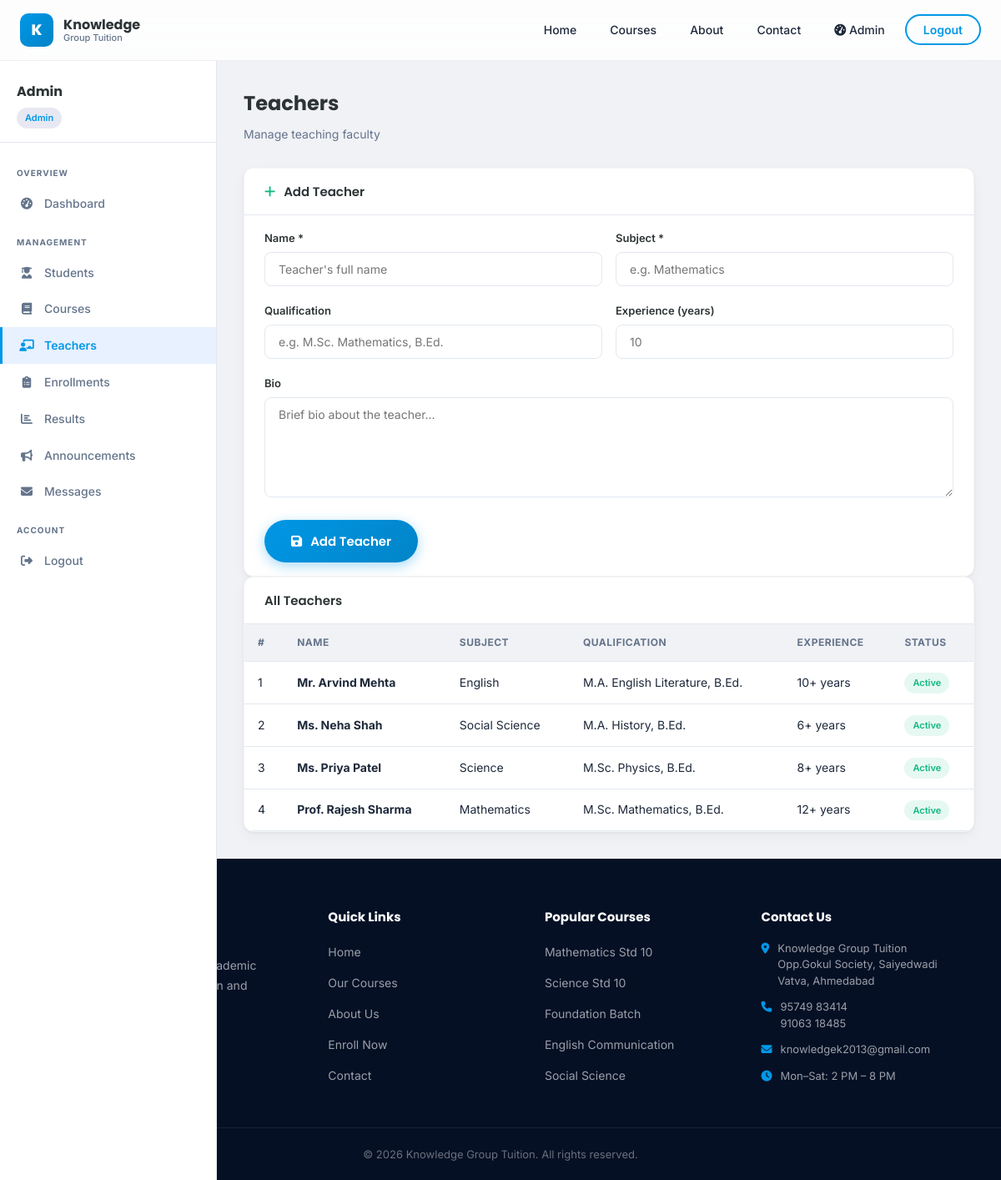
The page /admin/teachers (signed in) on the database its author committed.
### tables this page shows
CREATE TABLE teachers (
    id INTEGER PRIMARY KEY AUTOINCREMENT,
    name TEXT NOT NULL,
    subject TEXT,
    qualification TEXT,
    experience INTEGER DEFAULT 0,
    bio TEXT,
    photo TEXT,
    is_active INTEGER DEFAULT 1,
    created_at TIMESTAMP DEFAULT CURRENT_TIMESTAMP
);

### app.py (the view, shortened to what this page needs)
@app.route('/admin/teachers', methods=['GET', 'POST'])
@admin_required
def admin_teachers():
    db = get_db()
    cur = db.cursor()
    cur.execute("SELECT * FROM teachers ORDER BY name")
    teachers = cur.fetchall()
    return render_template('admin/teachers.html', teachers=teachers)

### app.py (called while the page is built)
def get_db():
    db = getattr(g, '_database', None)
    if db is None:
        db = g._database = sqlite3.connect(DATABASE)
        db.row_factory = sqlite3.Row
    return db

@app.teardown_appcontext
def close_connection(exception):
    db = getattr(g, '_database', None)
    if db is not None:
        db.close()

@app.context_processor
def inject_pending_requests():
    if 'user_id' in session and session.get('role') == 'admin':
        try:
            db = get_db()
            cur = db.cursor()
            cur.execute("SELECT COUNT(*) as count FROM enrollment_requests WHERE status='pending'")
            count = cur.fetchone()['count']
            return dict(pending_requests_count=count)
        except Exception:
            pass
    return dict(pending_requests_count=0)

def admin_required(f):
    @wraps(f)
    def decorated(*args, **kwargs):
        if 'user_id' not in session or session.get('role') != 'admin':
            flash('Admin access required.', 'danger')
            return redirect(url_for('index'))
        return f(*args, **kwargs)
    return decorated

### knowledge_group/templates/admin/teachers.html (shortened to what this page needs)
{% extends 'base.html' %}
{% block content %}
{% from 'admin/_sidebar.html' import admin_sidebar %}
<div class="dashboard-layout">
    {{ admin_sidebar('teachers') }}
    <div class="dashboard-content">
        <div class="dashboard-title">Teachers</div>
        <div class="dashboard-subtitle">Manage teaching faculty</div>
        <div class="card">
            <div class="card-header"><h3><i class="fas fa-plus" style="color:var(--success)"></i> Add Teacher</h3></div>
            <div class="card-body">
                <form method="POST">
                    <div class="form-row">
                        <div class="form-group"><label>Name *</label><input type="text" name="name" required placeholder="Teacher's full name"></div>
                        <div class="form-group"><label>Subject *</label><input type="text" name="subject" required placeholder="e.g. Mathematics"></div>
                    </div>
                    <div class="form-row">
                        <div class="form-group"><label>Qualification</label><input type="text" name="qualification" placeholder="e.g. M.Sc. Mathematics, B.Ed."></div>
                        <div class="form-group"><label>Experience (years)</label><input type="number" name="experience" placeholder="10"></div>
                    </div>
                    <div class="form-group"><label>Bio</label><textarea name="bio" rows="2" placeholder="Brief bio about the teacher..."></textarea></div>
                    <button type="submit" class="btn-primary"><i class="fas fa-save"></i> Add Teacher</button>
                </form>
            </div>
        </div>
        <div class="card">
            <div class="card-header"><h3>All Teachers</h3></div>
            <div class="table-wrap">
                <table>
                    <thead><tr><th>#</th><th>Name</th><th>Subject</th><th>Qualification</th><th>Experience</th><th>Status</th></tr></thead>
                    <tbody>
                    {% for t in teachers %}
                    <tr>
                        <td>{{ loop.index }}</td>
                        <td><strong>{{ t.name }}</strong></td>
                        <td>{{ t.subject }}</td>
                        <td>{{ t.qualification or '—' }}</td>
                        <td>{{ t.experience }}+ years</td>
                        <td><span class="badge {{ 'badge-success' if t.is_active else 'badge-secondary' }}">{{ 'Active' if t.is_active else 'Inactive' }}</span></td>
                    </tr>
                    {% else %}
                    <tr><td colspan="6" style="text-align:center;color:var(--text-muted);padding:32px">No teachers added yet.</td></tr>
                    {% endfor %}
                    </tbody>
                </table>
            </div>
        </div>
    </div>
</div>
{% endblock %}

### rows shown on the page
teachers: name "Mr. Arvind Mehta", subject "English", qualification "M.A. English Literature, B.Ed.", experience "10", is_active "Active"
teachers: name "Ms. Neha Shah", subject "Social Science", qualification "M.A. History, B.Ed.", experience "6", is_active "Active"
teachers: name "Ms. Priya Patel", subject "Science", qualification "M.Sc. Physics, B.Ed.", experience "8", is_active "Active"
teachers: name "Prof. Rajesh Sharma", subject "Mathematics", qualification "M.Sc. Mathematics, B.Ed.", experience "12", is_active "Active"

### other values the page prints
{{ session.name }} "Admin"
